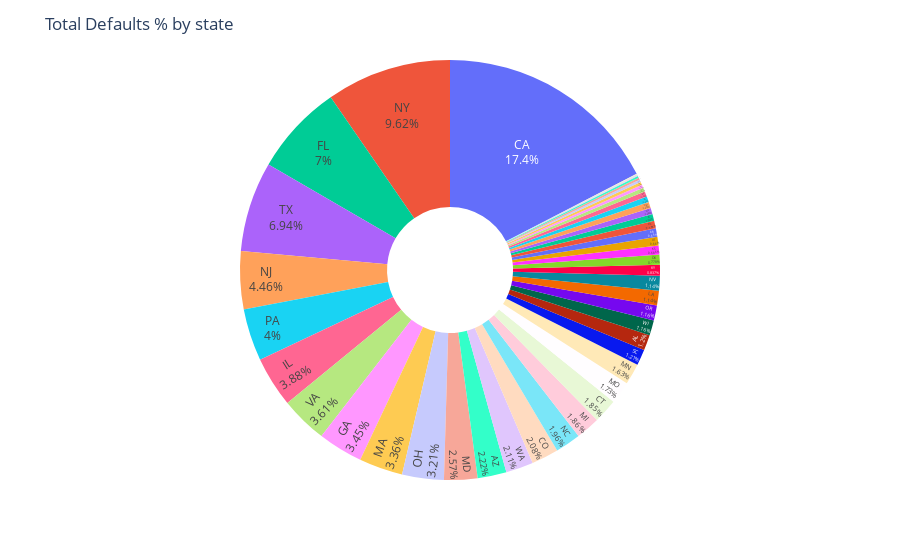

The notebook cell this image was saved under:
### Markdown cell above
### StateWise default rate

### Code cell
df_defaults = df[df['target'] == 0]

state_defaults = df_defaults.groupby('addr_state').size().reset_index(name='count')

# pie chart
fig = px.pie(state_defaults, values='count', names='addr_state', hole=0.3)
fig.update_traces(textposition='inside', textinfo='percent+label')
fig.update_layout(title='Total Defaults % by state', showlegend=False, plot_bgcolor='rgba(240,240,240,1)')
fig.show()

### Figure 1 — Plotly figure (JSON) as saved in the notebook; plotly's stock layout.template omitted (floating-point values rounded to 4 significant figures)
{"data": [{"domain": {"x": [0, 1], "y": [0, 1]}, "hole": 0.3, "hovertemplate": "addr_state=%{label}<br>count=%{value}<extra></extra>", "labels": ["AK", "AL", "AR", "AZ", "CA", "CO", "CT", "DC", "DE", "FL", "GA", "HI", "IA", "ID", "IL", "IN", "KS", "KY", "LA", "MA", "MD", "ME", "MI", "MN", "MO", "MS", "MT", "NC", "NE", "NH", "NJ", "NM", "NV", "NY", "OH", "OK", "OR", "PA", "RI", "SC", "SD", "TN", "TX", "UT", "VA", "VT", "WA", "WI", "WV", "WY"], "legendgroup": "", "name": "", "showlegend": true, "textinfo": "percent+label", "textposition": "inside", "type": "pie", "values": [58, 367, 198, 676, 5310, 635, 565, 179, 93, 2132, 1052, 131, 5, 4, 1183, 9, 209, 255, 346, 1024, 782, 3, 567, 496, 527, 16, 71, 596, 2, 128, 1358, 146, 346, 2930, 977, 237, 353, 1219, 159, 370, 50, 15, 2115, 201, 1101, 46, 644, 354, 147, 75]}], "layout": {"legend": {"tracegroupgap": 0}, "margin": {"t": 60}, "plot_bgcolor": "rgba(240,240,240,1)", "showlegend": false, "title": {"text": "Total Defaults % by state"}}}
